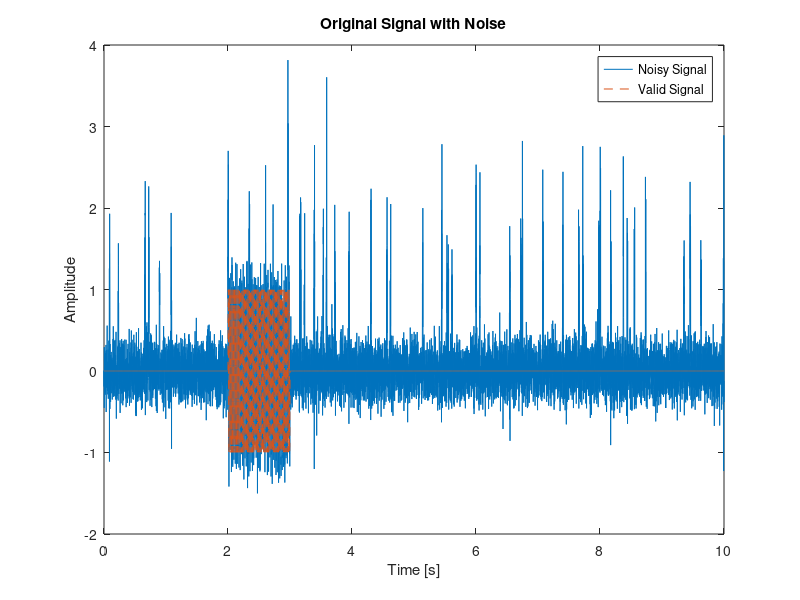

The MATLAB script that drew this image:
% 生成示例信号
fs = 1000;  % 采样频率
N = 10000;  % 样本数量
time = linspace(0, N / fs, N);

% 生成有效信号
valid_signal = sin(2 * pi * 50 * time) .* (time > 2 & time < 3);  % 2s到3s之间的有效信号

% 生成低幅值噪声
low_amplitude_noise = normrnd(0, 0.2, size(time));

% 生成高频毛刺噪声
high_amplitude_spikes = zeros(size(time));
num_spikes = 50;
spike_indices = randi(length(time), 1, num_spikes);
for i = 1:num_spikes
    idx = spike_indices(i);
    high_amplitude_spikes(idx:idx+9) = normrnd(1, 0.7, 1, 10);  % 持续10个采样点的高幅值毛刺
end

% 合成信号
signal = valid_signal + low_amplitude_noise + high_amplitude_spikes;

% 显示原始信号
figure('Position', [100, 100, 1200, 600]);
plot(time, signal, 'DisplayName', 'Noisy Signal');
hold on;
plot(time, valid_signal, '--', 'DisplayName', 'Valid Signal');
legend();
title('Original Signal with Noise');
xlabel('Time [s]');
ylabel('Amplitude');
